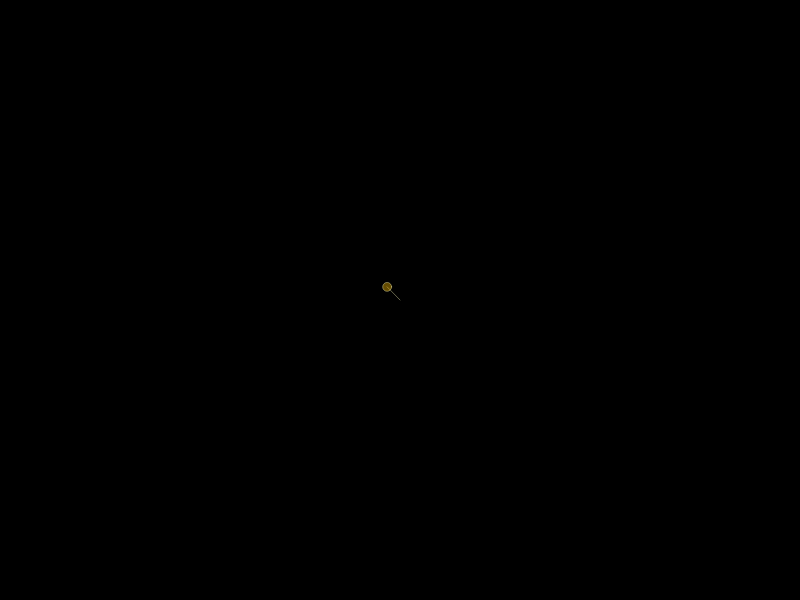
Frame 1 (no input)
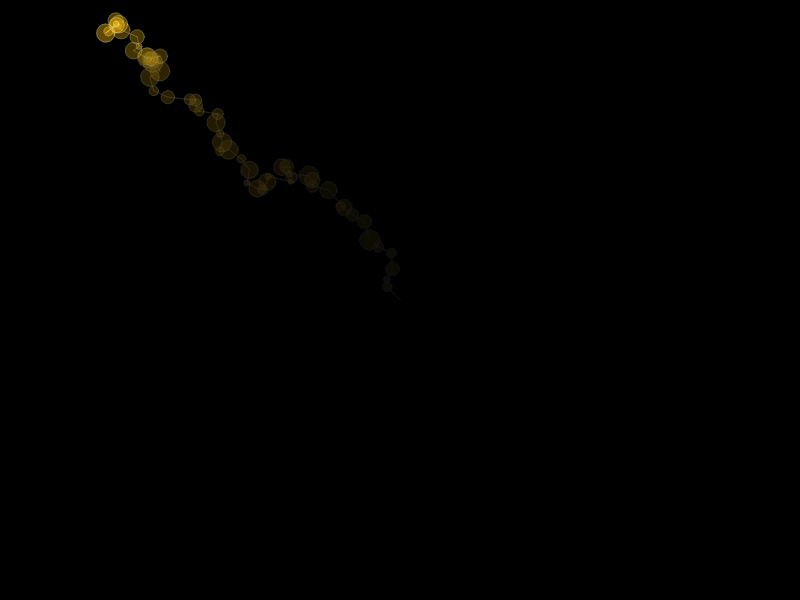
Frame 60 (no input)
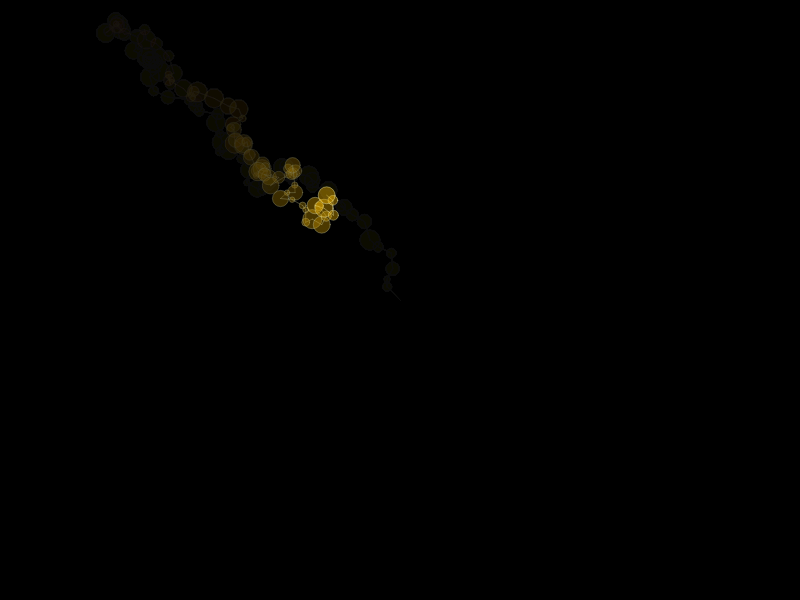
Frame 120 (the mouse pressed at the canvas centre since frame 60)

The p5.js sketch that drew these frames (run headless with seeded random() and noise() and a simulated clock; from frame 60 on, the mouse is pressed at the canvas centre):

// p5.js sketch
// ── sketch.js
// groovy

// at the top of the sketch
var r, g, b, x1, y1, x2, y2; // GLOBAL variables

function setup() {
  createCanvas(800, 600); // sets up the size of the canvas
  
  background(0, 0, 0);
  
  x1 = width/2;
  y1 = height/2;

}

function draw() {
  // this fades out the previous stuff
  noStroke();
  fill(0, 0, 0, 10);
  rect(0, 0, width-1, height-1);
  
  // this is how far away the thingie is from the mouse
  var dx = (mouseX-x1)/20.;
  var dy = (mouseY-y1)/20.;
  //console.log(Math.floor(dx) + " " + Math.floor(dy));
  
  var drunkx = 0.;
  drunkx += random(-20, 20);
  drunkx += random(-20, 20);
  drunkx += random(-20, 20);
  drunkx = drunkx / 3.;
  var drunky = 0.;
  drunky += random(-20, 20);
  drunky += random(-20, 20);
  drunky += random(-20, 20);
  drunky = drunky / 3.;
  
  // this adds the distance and some drunkness to the position
  x2 = x1+random(0, dx)+drunkx; // apparently, javascript doesn't care
  y2 = y1+random(0, dy)+drunky;
  
  // draw the line
  noFill(); // don't draw a fill
  stroke(255, 255, 192, 100); // set the stroke to the nice purple
  line(x1, y1, x2, y2); // x1, y1, x2, y2
  
  // draw the circle
  var radius = random(5, 20);
  fill(255, 192, 0, 100); // set the fill to yellow
  ellipse(x2, y2, radius, radius); // draw a circle
  
  // stash our new x and y for the next round
  x1 = x2;
  y1 = y2;
  
  // checking the boundaries
  if(x1>width) x1 = 0;
  if(x1<0) x1 = width;
  if(y1>height) y1 = 0;
  if(y1<0) y1 = height;
  
  
}

function keyReleased()
{
  if(key==' ') background(0, 0, 0);

}
